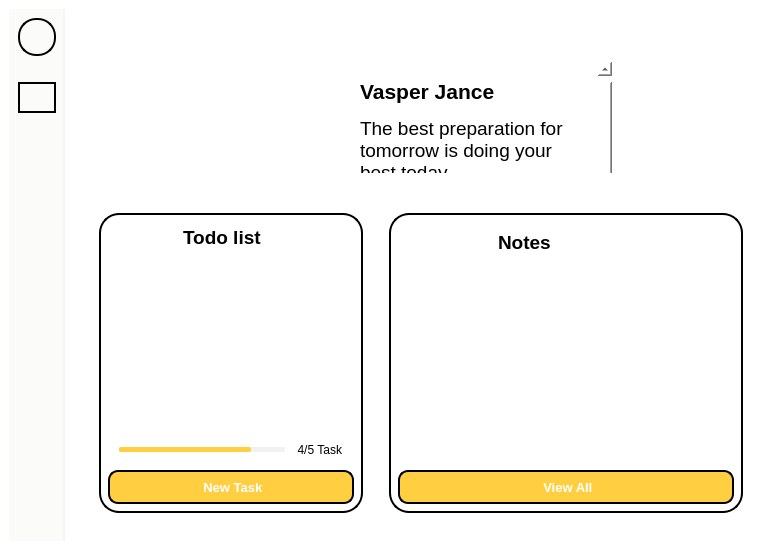
<?xml version="1.0" encoding="UTF-8"?>
<ui version="4.0">
 <class>MainWindow</class>
 <widget class="QMainWindow" name="MainWindow">
  <property name="geometry">
   <rect>
    <x>0</x>
    <y>0</y>
    <width>780</width>
    <height>550</height>
   </rect>
  </property>
  <property name="minimumSize">
   <size>
    <width>780</width>
    <height>550</height>
   </size>
  </property>
  <property name="font">
   <font>
    <family>Segoe UI</family>
    <pointsize>10</pointsize>
   </font>
  </property>
  <property name="windowTitle">
   <string>MainWindow</string>
  </property>
  <property name="styleSheet">
   <string notr="true">padding: 0px;
border: 0px;
background-color: white;</string>
  </property>
  <property name="animated">
   <bool>false</bool>
  </property>
  <widget class="QWidget" name="centralwidget">
   <layout class="QHBoxLayout" name="horizontalLayout">
    <item>
     <widget class="QWidget" name="widget" native="true">
      <property name="styleSheet">
       <string notr="true">max-width: 54px;
background-color: #FBFBFA;
border-right: 2px solid #F5F5F4;
padding: 0px;
margin: 0px;</string>
      </property>
      <layout class="QVBoxLayout" name="verticalLayout_2">
       <item>
        <widget class="QLabel" name="label_12">
         <property name="font">
          <font>
           <pointsize>10</pointsize>
           <weight>75</weight>
           <bold>true</bold>
          </font>
         </property>
         <property name="styleSheet">
          <string notr="true">min-height: 34px;
max-height: 34px;
min-width: 34px;
max-width: 34px;
border: 2px solid black;
border-radius: 18px;</string>
         </property>
         <property name="text">
          <string/>
         </property>
         <property name="pixmap">
          <pixmap>../Image/icon.png</pixmap>
         </property>
         <property name="scaledContents">
          <bool>true</bool>
         </property>
         <property name="alignment">
          <set>Qt::AlignCenter</set>
         </property>
        </widget>
       </item>
       <item>
        <widget class="QLabel" name="label_5">
         <property name="styleSheet">
          <string notr="true">border: 0px;</string>
         </property>
         <property name="text">
          <string/>
         </property>
        </widget>
       </item>
       <item>
        <widget class="QLabel" name="label_2">
         <property name="font">
          <font>
           <pointsize>10</pointsize>
           <weight>75</weight>
           <bold>true</bold>
          </font>
         </property>
         <property name="styleSheet">
          <string notr="true">max-height: 22px;
border: 2px solid black;
padding: 6px;
border-radius: 18px;</string>
         </property>
         <property name="text">
          <string/>
         </property>
         <property name="pixmap">
          <pixmap>../Image/home_a.png</pixmap>
         </property>
         <property name="scaledContents">
          <bool>true</bool>
         </property>
         <property name="alignment">
          <set>Qt::AlignCenter</set>
         </property>
        </widget>
       </item>
       <item>
        <widget class="QLabel" name="label_3">
         <property name="font">
          <font>
           <pointsize>10</pointsize>
           <weight>75</weight>
           <bold>true</bold>
          </font>
         </property>
         <property name="styleSheet">
          <string notr="true">QLabel{
	max-height: 22px;
	border: 2px solid #FBFBFA;
	padding: 6px;
	border-radius: 18px;
}

QLabel:hover{
	max-height: 22px;
	border: 2px solid gray;
	padding: 6px;
	border-radius: 18px;
}</string>
         </property>
         <property name="text">
          <string/>
         </property>
         <property name="pixmap">
          <pixmap>../Image/notes_d.png</pixmap>
         </property>
         <property name="scaledContents">
          <bool>true</bool>
         </property>
         <property name="alignment">
          <set>Qt::AlignCenter</set>
         </property>
        </widget>
       </item>
       <item>
        <widget class="QLabel" name="label_4">
         <property name="font">
          <font>
           <pointsize>10</pointsize>
           <weight>75</weight>
           <bold>true</bold>
          </font>
         </property>
         <property name="styleSheet">
          <string notr="true">QLabel{
	max-height: 22px;
	border: 2px solid #FBFBFA;
	padding: 6px;
	border-radius: 18px;
}

QLabel:hover{
	max-height: 22px;
	border: 2px solid gray;
	padding: 6px;
	border-radius: 18px;
}</string>
         </property>
         <property name="text">
          <string/>
         </property>
         <property name="pixmap">
          <pixmap>../Image/chat_d.png</pixmap>
         </property>
         <property name="scaledContents">
          <bool>true</bool>
         </property>
         <property name="alignment">
          <set>Qt::AlignCenter</set>
         </property>
        </widget>
       </item>
       <item>
        <widget class="QLabel" name="label_14">
         <property name="font">
          <font>
           <pointsize>10</pointsize>
           <weight>75</weight>
           <bold>true</bold>
          </font>
         </property>
         <property name="styleSheet">
          <string notr="true">QLabel{
	max-height: 22px;
	border: 2px solid #FBFBFA;
	padding: 6px;
	border-radius: 18px;
}

QLabel:hover{
	max-height: 22px;
	border: 2px solid gray;
	padding: 6px;
	border-radius: 18px;
}</string>
         </property>
         <property name="text">
          <string/>
         </property>
         <property name="pixmap">
          <pixmap>../Image/search_d.png</pixmap>
         </property>
         <property name="scaledContents">
          <bool>true</bool>
         </property>
         <property name="alignment">
          <set>Qt::AlignCenter</set>
         </property>
        </widget>
       </item>
       <item>
        <spacer name="verticalSpacer">
         <property name="orientation">
          <enum>Qt::Vertical</enum>
         </property>
         <property name="sizeHint" stdset="0">
          <size>
           <width>20</width>
           <height>40</height>
          </size>
         </property>
        </spacer>
       </item>
       <item>
        <widget class="QLabel" name="label_6">
         <property name="font">
          <font>
           <pointsize>10</pointsize>
           <weight>75</weight>
           <bold>true</bold>
          </font>
         </property>
         <property name="styleSheet">
          <string notr="true">QLabel{
	max-height: 22px;
	border: 2px solid #FBFBFA;
	padding: 6px;
	border-radius: 18px;
}

QLabel:hover{
	max-height: 22px;
	border: 2px solid gray;
	padding: 6px;
	border-radius: 18px;
}</string>
         </property>
         <property name="text">
          <string/>
         </property>
         <property name="pixmap">
          <pixmap>../Image/about_b.png</pixmap>
         </property>
         <property name="scaledContents">
          <bool>true</bool>
         </property>
         <property name="alignment">
          <set>Qt::AlignCenter</set>
         </property>
        </widget>
       </item>
       <item>
        <widget class="QLabel" name="label_13">
         <property name="font">
          <font>
           <pointsize>10</pointsize>
           <weight>75</weight>
           <bold>true</bold>
          </font>
         </property>
         <property name="styleSheet">
          <string notr="true">QLabel{
	max-height: 22px;
	border: 2px solid #FBFBFA;
	padding: 6px;
	border-radius: 18px;
}

QLabel:hover{
	max-height: 22px;
	border: 2px solid gray;
	padding: 6px;
	border-radius: 18px;
}</string>
         </property>
         <property name="text">
          <string/>
         </property>
         <property name="pixmap">
          <pixmap>../Image/log_out.png</pixmap>
         </property>
         <property name="scaledContents">
          <bool>true</bool>
         </property>
         <property name="alignment">
          <set>Qt::AlignCenter</set>
         </property>
        </widget>
       </item>
      </layout>
     </widget>
    </item>
    <item>
     <widget class="QWidget" name="widget_2" native="true">
      <property name="styleSheet">
       <string notr="true">padding: 0px;
border: 0px;</string>
      </property>
      <layout class="QVBoxLayout" name="verticalLayout">
       <item>
        <widget class="QWidget" name="widget_5" native="true">
         <property name="styleSheet">
          <string notr="true">margin-top: 20px;
min-height: 150px;
max-height: 150px;</string>
         </property>
         <layout class="QHBoxLayout" name="horizontalLayout_2">
          <item>
           <spacer name="horizontalSpacer">
            <property name="orientation">
             <enum>Qt::Horizontal</enum>
            </property>
            <property name="sizeHint" stdset="0">
             <size>
              <width>40</width>
              <height>20</height>
             </size>
            </property>
           </spacer>
          </item>
          <item>
           <widget class="QLabel" name="label_7">
            <property name="styleSheet">
             <string notr="true">max-width: 120px;
min-width: 120px;
max-height: 120px;
min-height: 120px;</string>
            </property>
            <property name="text">
             <string/>
            </property>
            <property name="pixmap">
             <pixmap>../Image/welcome.png</pixmap>
            </property>
            <property name="scaledContents">
             <bool>true</bool>
            </property>
           </widget>
          </item>
          <item>
           <widget class="QWidget" name="widget_6" native="true">
            <property name="styleSheet">
             <string notr="true">max-height: 120px;
min-height: 120px;</string>
            </property>
            <layout class="QVBoxLayout" name="verticalLayout_3">
             <item>
              <widget class="QTextBrowser" name="textBrowser">
               <property name="styleSheet">
                <string notr="true">min-width: 252px;</string>
               </property>
               <property name="html">
                <string>&lt;!DOCTYPE HTML PUBLIC &quot;-//W3C//DTD HTML 4.0//EN&quot; &quot;http://www.w3.org/TR/REC-html40/strict.dtd&quot;&gt;
&lt;html&gt;&lt;head&gt;&lt;meta name=&quot;qrichtext&quot; content=&quot;1&quot; /&gt;&lt;style type=&quot;text/css&quot;&gt;
p, li { white-space: pre-wrap; }
&lt;/style&gt;&lt;/head&gt;&lt;body style=&quot; font-family:'MS Shell Dlg 2'; font-size:8.25pt; font-weight:400; font-style:normal;&quot;&gt;
&lt;p style=&quot;-qt-paragraph-type:empty; margin-top:0px; margin-bottom:0px; margin-left:0px; margin-right:0px; -qt-block-indent:0; text-indent:0px; font-family:'Segoe UI ';&quot;&gt;&lt;br /&gt;&lt;/p&gt;
&lt;p style=&quot; margin-top:0px; margin-bottom:0px; margin-left:0px; margin-right:0px; -qt-block-indent:0; text-indent:0px;&quot;&gt;&lt;span style=&quot; font-family:'Segoe UI '; font-size:16pt; font-weight:600;&quot;&gt;Vasper Jance&lt;/span&gt;&lt;/p&gt;
&lt;p style=&quot;-qt-paragraph-type:empty; margin-top:0px; margin-bottom:0px; margin-left:0px; margin-right:0px; -qt-block-indent:0; text-indent:0px; font-family:'Segoe UI '; font-size:8pt; font-weight:600;&quot;&gt;&lt;br /&gt;&lt;/p&gt;
&lt;p style=&quot; margin-top:0px; margin-bottom:0px; margin-left:0px; margin-right:0px; -qt-block-indent:0; text-indent:0px;&quot;&gt;&lt;span style=&quot; font-family:'Segoe UI '; font-size:14pt;&quot;&gt;The best preparation for tomorrow is doing your best today.&lt;/span&gt;&lt;/p&gt;&lt;/body&gt;&lt;/html&gt;</string>
               </property>
              </widget>
             </item>
            </layout>
           </widget>
          </item>
          <item>
           <spacer name="horizontalSpacer_2">
            <property name="orientation">
             <enum>Qt::Horizontal</enum>
            </property>
            <property name="sizeHint" stdset="0">
             <size>
              <width>40</width>
              <height>20</height>
             </size>
            </property>
           </spacer>
          </item>
         </layout>
        </widget>
       </item>
       <item>
        <widget class="QWidget" name="widget_4" native="true">
         <property name="styleSheet">
          <string notr="true"/>
         </property>
         <layout class="QHBoxLayout" name="horizontalLayout_5">
          <item>
           <widget class="QWidget" name="widget_3" native="true">
            <property name="styleSheet">
             <string notr="true">border: 2px solid black;
border-radius: 20px;
margin: 10px;
max-width: 260%;</string>
            </property>
            <layout class="QVBoxLayout" name="verticalLayout_4">
             <item>
              <widget class="QWidget" name="widget_10" native="true">
               <property name="styleSheet">
                <string notr="true">border: 0px;
margin: 5px;
margin-bottom: 0px;
background-color: transparent;</string>
               </property>
               <layout class="QHBoxLayout" name="horizontalLayout_3">
                <item>
                 <widget class="QLabel" name="label_8">
                  <property name="styleSheet">
                   <string notr="true">max-width: 50px;
max-height: 50px;</string>
                  </property>
                  <property name="text">
                   <string/>
                  </property>
                  <property name="pixmap">
                   <pixmap>../Image/todo.png</pixmap>
                  </property>
                  <property name="scaledContents">
                   <bool>true</bool>
                  </property>
                 </widget>
                </item>
                <item>
                 <widget class="QLabel" name="label_9">
                  <property name="font">
                   <font>
                    <family>Segoe UI</family>
                    <pointsize>14</pointsize>
                    <weight>75</weight>
                    <bold>true</bold>
                   </font>
                  </property>
                  <property name="styleSheet">
                   <string notr="true"/>
                  </property>
                  <property name="text">
                   <string>Todo list</string>
                  </property>
                 </widget>
                </item>
               </layout>
              </widget>
             </item>
             <item>
              <widget class="QListWidget" name="listWidget">
               <property name="font">
                <font>
                 <pointsize>13</pointsize>
                </font>
               </property>
               <property name="styleSheet">
                <string notr="true">QListWidget{
	border: 0px;
	margin-top: 0px;
}

QListWidget::item {
	height: 35px;
}

QListWidget::item::hover{
	height: 35px;
	background-color: white;
	color: black;
}

QListWidget::item::pressed{
	height: 35px;
	background-color: white;
	color: black;
}

QListWidget::item::selected{
	height: 35px;
	background-color: #F4F4F4;
	color: black;
	border-radius: 5px;
}</string>
               </property>
               <property name="verticalScrollBarPolicy">
                <enum>Qt::ScrollBarAlwaysOff</enum>
               </property>
               <property name="horizontalScrollBarPolicy">
                <enum>Qt::ScrollBarAlwaysOff</enum>
               </property>
              </widget>
             </item>
             <item>
              <widget class="QWidget" name="widget_11" native="true">
               <property name="styleSheet">
                <string notr="true">border: 0px;
background-color: transparent;
max-height: 10px;</string>
               </property>
               <layout class="QHBoxLayout" name="horizontalLayout_6">
                <item>
                 <widget class="QProgressBar" name="progressBar">
                  <property name="styleSheet">
                   <string notr="true">QProgressBar{
	background-color: #f2f2f2;
    border: 2px solid white;
	max-height: 5px;
	margin: 0px;
	margin-left: 10px;
}
QProgressBar::chunk {
    background-color: #FFCE41;
    border-radius: 2px;
}</string>
                  </property>
                  <property name="value">
                   <number>80</number>
                  </property>
                  <property name="textVisible">
                   <bool>false</bool>
                  </property>
                  <property name="format">
                   <string/>
                  </property>
                 </widget>
                </item>
                <item>
                 <widget class="QLabel" name="label">
                  <property name="styleSheet">
                   <string notr="true">margin: 0px;
margin-right: 10px;</string>
                  </property>
                  <property name="text">
                   <string>4/5 Task</string>
                  </property>
                  <property name="alignment">
                   <set>Qt::AlignRight|Qt::AlignTrailing|Qt::AlignVCenter</set>
                  </property>
                 </widget>
                </item>
               </layout>
              </widget>
             </item>
             <item>
              <widget class="QPushButton" name="pushButton_6">
               <property name="font">
                <font>
                 <family>Segoe UI</family>
                 <pointsize>10</pointsize>
                 <weight>75</weight>
                 <bold>true</bold>
                </font>
               </property>
               <property name="styleSheet">
                <string notr="true">QPushButton{
	border: 2px solid black;
	height: 30px;
	border-radius: 10px;
	background-color: #FFCE41;
	color: white;
	margin-top: 0px;
}

QPushButton::hover{
	border: 3px solid black;
	height: 30px;
	border-radius: 10px;
	background-color: #FFCE41;
	margin-top: 0px;
}

QPushButton::pressed{
	border: 3px solid black;
	height: 30px;
	border-radius: 10px;
	background-color: rgb(234, 188, 59);
	margin-top: 0px;
}</string>
               </property>
               <property name="text">
                <string> New Task</string>
               </property>
               <property name="icon">
                <iconset>
                 <normaloff>../Image/new.png</normaloff>../Image/new.png</iconset>
               </property>
               <property name="iconSize">
                <size>
                 <width>16</width>
                 <height>16</height>
                </size>
               </property>
              </widget>
             </item>
            </layout>
           </widget>
          </item>
          <item>
           <widget class="QWidget" name="widget_8" native="true">
            <property name="styleSheet">
             <string notr="true">border: 2px solid black;
border-radius: 20px;
margin: 10px;</string>
            </property>
            <layout class="QVBoxLayout" name="verticalLayout_5">
             <item>
              <widget class="QWidget" name="widget_9" native="true">
               <property name="styleSheet">
                <string notr="true">border: 0px;
margin-bottom: 0px;</string>
               </property>
               <layout class="QHBoxLayout" name="horizontalLayout_4">
                <item>
                 <widget class="QLabel" name="label_10">
                  <property name="styleSheet">
                   <string notr="true">max-width: 60px;
max-height: 50px;</string>
                  </property>
                  <property name="text">
                   <string/>
                  </property>
                  <property name="pixmap">
                   <pixmap>../Image/all_note.png</pixmap>
                  </property>
                  <property name="scaledContents">
                   <bool>true</bool>
                  </property>
                 </widget>
                </item>
                <item>
                 <widget class="QLabel" name="label_11">
                  <property name="font">
                   <font>
                    <family>Segoe UI</family>
                    <pointsize>14</pointsize>
                    <weight>75</weight>
                    <bold>true</bold>
                   </font>
                  </property>
                  <property name="text">
                   <string>Notes</string>
                  </property>
                 </widget>
                </item>
               </layout>
              </widget>
             </item>
             <item>
              <widget class="QListWidget" name="listWidget_2">
               <property name="font">
                <font>
                 <pointsize>13</pointsize>
                </font>
               </property>
               <property name="styleSheet">
                <string notr="true">QListWidget{
	border: 0px;
	margin-top: 0px;
}

QListWidget::item {
	height: 40px;
	padding: 5px;
	padding-left: 10px;
	background-color: white;
	border-radius: 10px;
	color: black;
}

QListWidget::item::hover{
	height: 40px;
	padding: 5px;
	padding-left: 10px;
	background-color: #F4F4F4;
	border-radius: 10px;
	color: black;
}

QListWidget::item::pressed{
	height: 40px;
	padding: 5px;
	padding-left: 10px;
	background-color: #F4F4F4;
	border-radius: 10px;
	color: black;
}</string>
               </property>
               <property name="verticalScrollBarPolicy">
                <enum>Qt::ScrollBarAlwaysOff</enum>
               </property>
               <property name="horizontalScrollBarPolicy">
                <enum>Qt::ScrollBarAlwaysOff</enum>
               </property>
              </widget>
             </item>
             <item>
              <widget class="QPushButton" name="pushButton_2">
               <property name="font">
                <font>
                 <family>Segoe UI</family>
                 <pointsize>10</pointsize>
                 <weight>75</weight>
                 <bold>true</bold>
                </font>
               </property>
               <property name="styleSheet">
                <string notr="true">QPushButton{
	border: 2px solid black;
	height: 30px;
	border-radius: 10px;
	background-color: #FFCE41;
	color: white;
}

QPushButton::hover{
	border: 3px solid black;
	height: 30px;
	border-radius: 10px;
	background-color: #FFCE41;
}

QPushButton::pressed{
	border: 3px solid black;
	height: 30px;
	border-radius: 10px;
	background-color: rgb(234, 188, 59);
}</string>
               </property>
               <property name="text">
                <string> View All</string>
               </property>
               <property name="icon">
                <iconset>
                 <normaloff>../Image/all_note_view.png</normaloff>../Image/all_note_view.png</iconset>
               </property>
               <property name="iconSize">
                <size>
                 <width>18</width>
                 <height>16</height>
                </size>
               </property>
              </widget>
             </item>
            </layout>
           </widget>
          </item>
         </layout>
        </widget>
       </item>
      </layout>
     </widget>
    </item>
   </layout>
  </widget>
 </widget>
 <resources/>
 <connections/>
</ui>
